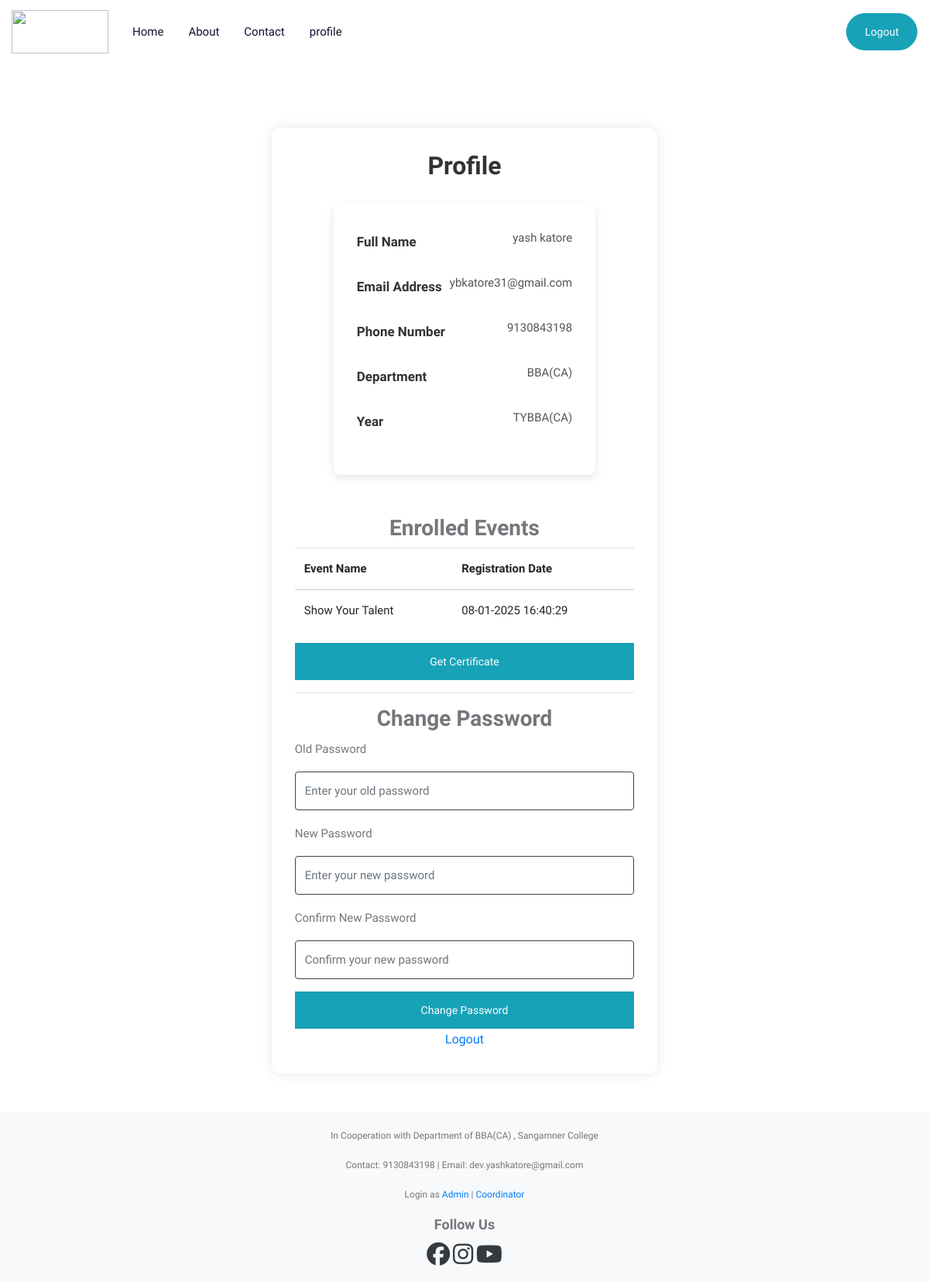
/profile.php (signed in), run on the app's committed database.
### tables this page shows
CREATE TABLE `students` (
  `id` int(11) NOT NULL,
  `name` varchar(255) NOT NULL,
  `email` varchar(255) NOT NULL,
  `phone` varchar(15) NOT NULL,
  `department` varchar(100) NOT NULL,
  `year` varchar(100) NOT NULL,
  `prn_number` varchar(20) NOT NULL,
  `password` varchar(255) NOT NULL,
  `created_at` timestamp NOT NULL DEFAULT current_timestamp()
);

CREATE TABLE `event_registrations` (
  `registration_id` int(11) NOT NULL,
  `student_id` int(11) DEFAULT NULL,
  `event_id` int(11) DEFAULT NULL,
  `registration_timestamp` timestamp NOT NULL DEFAULT current_timestamp()
);

CREATE TABLE `events` (
  `event_id` int(11) NOT NULL,
  `event_name` varchar(255) NOT NULL,
  `location` varchar(255) DEFAULT NULL,
  `event_date` date DEFAULT NULL,
  `event_time` time DEFAULT NULL,
  `image_link` varchar(255) DEFAULT NULL,
  `description` text DEFAULT NULL
);

### profile.php (the view, shortened to what this page needs)
<?php
require_once('config.php');
$student_id = $_SESSION['id'];
$query = "SELECT * FROM students WHERE id = '$student_id'";
$result = mysqli_query($conn, $query);
$student = mysqli_fetch_assoc($result);
$event_query = "SELECT e.event_name, er.registration_timestamp FROM events e JOIN event_registrations er ON e.event_id = er.event_id WHERE er.student_id = '$student_id'";
$event_result = mysqli_query($conn, $event_query);
?>
<!DOCTYPE html>
<html lang="en">
<head>
    <link rel="stylesheet" type="text/css" href="css/bootstrap.min.css">
    <link rel="stylesheet" type="text/css" href="css/font-awesome.min.css">
    <link rel="stylesheet" type="text/css" href="css/style.css">
</head>
<body>
    <?php include("include/header.php"); ?>
    <div class="profile-wrapper">
        <h2 class="text-center">Profile</h2>
        <div class="profile-details">
            <div class="profile-row">
                <label for="name">Full Name</label>
                <p><?php echo $student['name']; ?></p>
            </div>
            <div class="profile-row">
                <label for="email">Email Address</label>
                <p><?php echo $student['email']; ?></p>
            </div>
            <div class="profile-row">
                <label for="phone">Phone Number</label>
                <p><?php echo $student['phone']; ?></p>
            </div>
            <div class="profile-row">
                <label for="department">Department</label>
                <p><?php echo $student['department']; ?></p>
            </div>
            <div class="profile-row">
                <label for="year">Year</label>
                <p><?php echo $student['year']; ?></p>
            </div>
        </div>
         <br>
<h3 class="text-center mt-4">Enrolled Events</h3>
<?php if (mysqli_num_rows($event_result) > 0): ?>
    <table class="table">
        <thead>
            <tr>
                <th>Event Name</th>
                <th>Registration Date</th>
            </tr>
        </thead>
        <tbody>
            <?php while ($event = mysqli_fetch_assoc($event_result)): ?>
                <tr>
                    <td><?php echo $event['event_name']; ?></td>
                    <td><?php echo date('d-m-Y H:i:s', strtotime($event['registration_timestamp'])); ?></td>
                </tr>
            <?php endwhile; ?>
        </tbody>
    </table>
<?php else: ?>
    <p class="text-center text-primary">No events registered.</p>
<?php endif; ?>
<a href="certificate.php" class="btn btn-info btn-block">Get Certificate</a>
        <hr>
        <h3 class="text-center">Change Password</h3>
        <form method="POST">
            <div class="form-group">
                <label for="old_password">Old Password</label>
                <input type="password" name="old_password" class="form-control" id="old_password" placeholder="Enter your old password" required>
            </div>
            <div class="form-group">
                <label for="new_password">New Password</label>
                <input type="password" name="new_password" class="form-control" id="new_password" placeholder="Enter your new password" required>
            </div>
            <div class="form-group">
                <label for="confirm_password">Confirm New Password</label>
                <input type="password" name="confirm_password" class="form-control" id="confirm_password" placeholder="Confirm your new password" required>
            </div>
            <button type="submit" name="change_password" class="btn btn-info btn-block">Change Password</button>
        </form>
        <div class="profile-action">
            <a href="logout.php">Logout</a>
        </div>
    </div>
    <?php include("include/footer.php"); ?>
</body>
</html>

### css/style.css (style rules this page uses)
.text-ordinary, a.text-ordinary, .text-ordinary a, body, .dropdown-item, .footer-widget li a, .text-ordinary .jslider .jslider-label, .breadcrumb-item > a, .list-text-white a.dropdown-item { color: var(--theme-ordinary-color); }
.transation-3s, .transation-3s:hover, .hover-zoomer img, .hover-bg-white, a, a:hover, .btn, .btn:hover, .radio-check label, .message-list li .message-action, .timeline-item .circle, .timeline-item .date-time, .clip-item .fa-times { -moz-transition: all 300ms ease-in-out 0s; -webkit-transition: all 300ms ease-in-out 0s; -o-transition: all 300ms ease-in-out 0s; -ms-transition: all 300ms ease-in-out 0s; transition: all 300ms ease-in-out 0s; }
body { font-family: var(--theme-ordinary-font); font-size: 15px; line-height: 28px; }
h1, .h1, h2, .h2, h3, .h3, h4, .h4, h5, .h5, h6, .h6 { font-family: var(--theme-highlight-font); font-weight: 700; }
p { line-height: 28px; margin-bottom: 10px; }
a, a:hover, .btn-link, .btn-link:hover { text-decoration: none; cursor: pointer; }
button, button:focus { border: none; outline: none; }
.btn { padding: 0px 23px; font-size: 14px; border-radius: 0; line-height: 46px; font-weight: 500; }
.form-control { font-family: var(--theme-ordinary-font); font-size: 15px; height: 50px; border-color: #483c3c; line-height: 35px; }
::placeholder { font: var(--theme-ordinary-font); font-size: 15px; font-weight: 400; color: #fff; }
.form-group label { margin-bottom: 15px; }
table td, table th { border: none; padding: 10px 15px; }

### css/color.css (style rules this page uses)
:root { --theme-ordinary-color: #74777b; }
:root { --theme-primary-color: #17c788; }
:root { --theme-secondary-color: #0d1432; }
:root { --theme-white-color: #fff; }
:root { --theme-light-color: #f8f8f8; }
:root { --theme-gray-color: #f5f5f5; }
:root { --theme-footer-color: #091b4b; }
:root { --theme-dark-color: #091b4b; }
:root { --text-light-color: #a3a7af; }
:root { --theme-primary-opacity-color: rgba(11, 191, 141, .8); }
:root { --theme-secondary-opacity-color: rgba(13,20,50,0.7); }
:root { --theme-white-opacity-color: rgba(255, 255, 255, 0.3); }
:root { --theme-dark-opacity-color: rgba(0, 0, 0, 0.5); }
:root { --theme-ordinary-font: 'Muli', sans-serif; }
:root { --theme-highlight-font: 'Comfortaa', cursive; }

### profile.php (style rules this page uses)
body { background-color: #f7f7f7; font-family: Arial, sans-serif; }
.profile-wrapper { max-width: 700px; margin: 50px auto; background: #fff; padding: 30px; border-radius: 10px; box-shadow: 0 0 15px rgba(0, 0, 0, 0.1); }
h2 { font-size: 24px; color: #333; text-align: center; margin-bottom: 20px; }
.profile-details { margin-top: 30px; margin-left: 50px; margin-right: 50px; background-color: #ffffff; border-radius: 8px; padding: 20px; box-shadow: 0px 4px 12px rgba(0, 0, 0, 0.1); }
.profile-details label { font-weight: bold; display: block; margin-bottom: 5px; color: #333; }
.profile-details p { margin-bottom: 15px; font-size: 16px; color: #555; }
.profile-action { text-align: center; }
.profile-action a { font-size: 16px; color: #007bff; text-decoration: none; }
.btn-block { padding: 12px; font-size: 18px; }
.profile-row { display: flex; justify-content: space-between; align-items: center; margin-bottom: 15px; }
.profile-row label { font-weight: bold; font-size: 16px; color: #333; }
.profile-row p { font-size: 14px; color: #555; margin-left: 10px; }
hr { border-top: 2px solid #007bff; margin-top: 30px; margin-bottom: 30px; }
@media (min-width: 1025px) { .profile-wrapper { padding: 30px; } }
@media (min-width: 1025px) { h2 { font-size: 28px; } }
@media (min-width: 1025px) { .profile-details { margin-left: 50px; margin-right: 50px; padding: 30px; } }
@media (min-width: 1025px) { .profile-row { flex-direction: row; justify-content: space-between; } }
@media (min-width: 1025px) { .profile-row label { font-size: 17px; } }
@media (min-width: 1025px) { .profile-row p { font-size: 15px; } }
@media (min-width: 1025px) { .btn-block { padding: 16px; font-size: 19px; } }

### include/footer.php (style rules this page uses)
html, body { height: 100%; margin: 0; display: flex; flex-direction: column; }

### data on the page
students: name "yash katore", email "ybkatore31@gmail.com", phone "9130843198", department "BBA(CA)", year "TYBBA(CA)"
event_registrations: event.event_name "Show Your Talent", registration_timestamp "08-01-2025 16:40:29"
